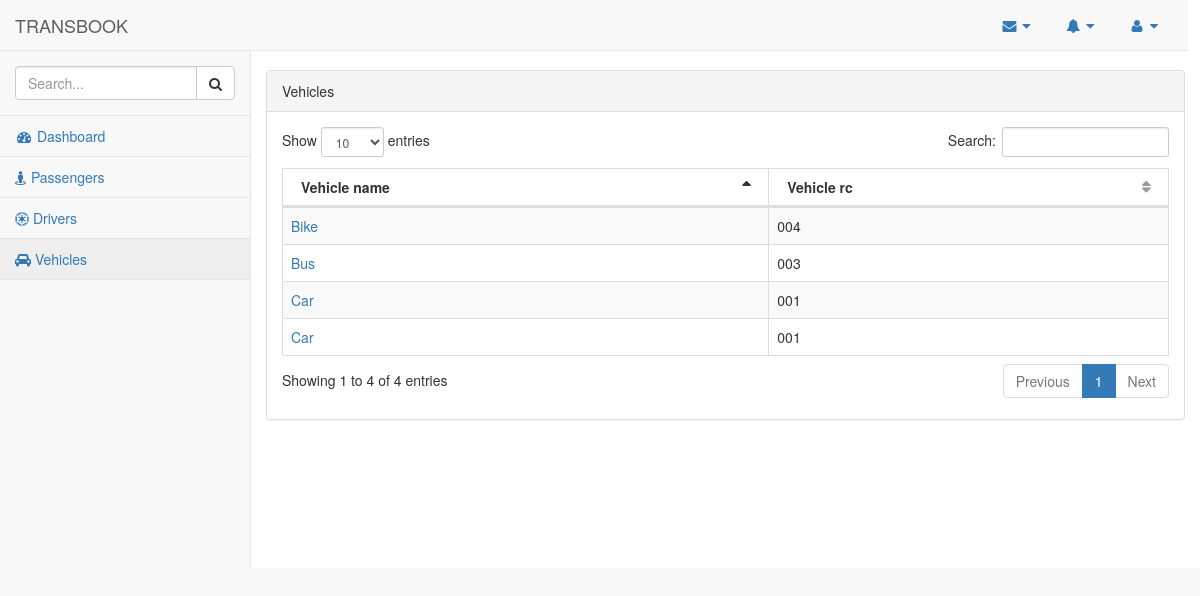
Page /Transport/allvehicles/ on the earlier database version.
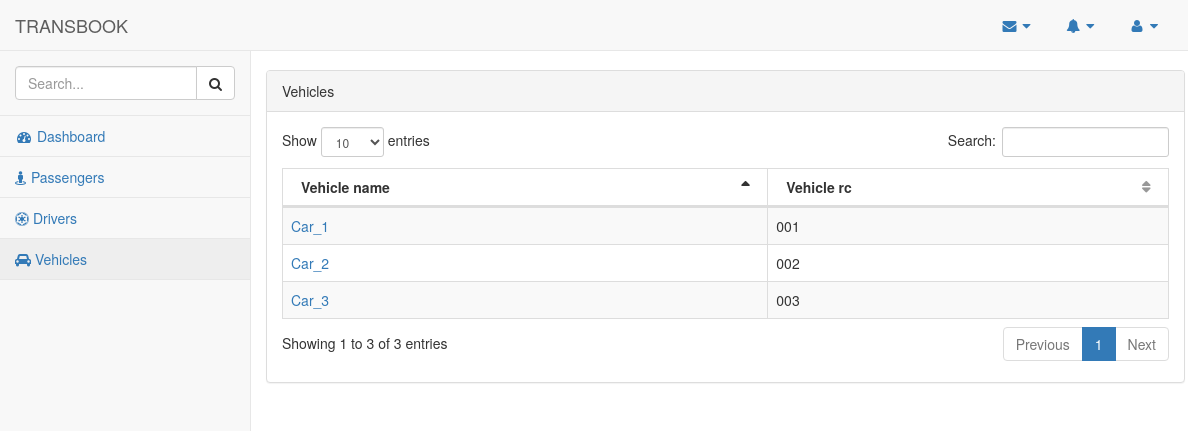
Same page on the later database version.
### Transport/models.py (models this page shows)
class Vehicle(models.Model):#Stores information about vehicles
    Vehicle_name      = models.CharField(max_length=200,default=None)
    Vehicle_latitude  = models.FloatField(default=None)#latitude of vehicle
    Vehicle_longitude = models.FloatField(default=None)#longitude of vehicle
    Vehicle_rc        = models.CharField(max_length=200,default=None)#rc of the vehicle
    Vehicle_active    = models.BooleanField(default=None)#status of vehicle
    def __str__(self):
        return '@'+self.Vehicle_rc

### Transport/views.py (the view)
def allvehicles(request):                                       #To display all drivers
    vehicles = Vehicle.objects.all()                            #gets all vehicle details
    print vehicles
    context  = {
        "vehicles":vehicles,
    }
    return render(request,"Transport/vehicles.html",context)

### Transport/templates/Transport/vehicles.html (shortened to what this page needs)
{%extends 'Transport/base.html'%}
{% load staticfiles %}
{%block mapid%}
            <div class="row">
                <div class="col-lg-12">
                    <div class="panel panel-default">
                        <div class="panel-heading">
                            Vehicles
                        </div>
                        <div class="panel-body">
                            <table width="100%" class="table table-striped table-bordered table-hover" id="dataTables-example">
                                <thead>
                                    <tr>
                                        <th>Vehicle name</th>
                                        <th>Vehicle rc</th>
                                    </tr>
                                </thead>
                                <tbody>
                                    {%for vehicle in vehicles%}
                                    <tr class="odd gradeX">
                                        <td><a href="/Transport/vehicle_details/{{vehicle.id}}">{{vehicle.Vehicle_name}}</a></td>
                                        <td>{{vehicle.Vehicle_rc}}</td>
                                    </tr>
                                    {%endfor%}
                                </tbody>
                            </table>
                        </div>
                    </div>
                </div>
            </div>
            {%endblock%}

Differences in the rows shown:
removed Vehicle: Vehicle_name "Car", Vehicle_rc "001"
changed Vehicle: Vehicle_name "Car" → "Car_1"
changed Vehicle: Vehicle_name "Bus" → "Car_3"
changed Vehicle: Vehicle_name "Bike" → "Car_2"; Vehicle_rc "004" → "002"
Other differences:
text written by a page script: "Show entries Search: Showing 1 to 4 of 4 entries Previous 1 Next" → "Show entries Search: Showing 1 to 3 of 3 entries Previous 1 Next"
